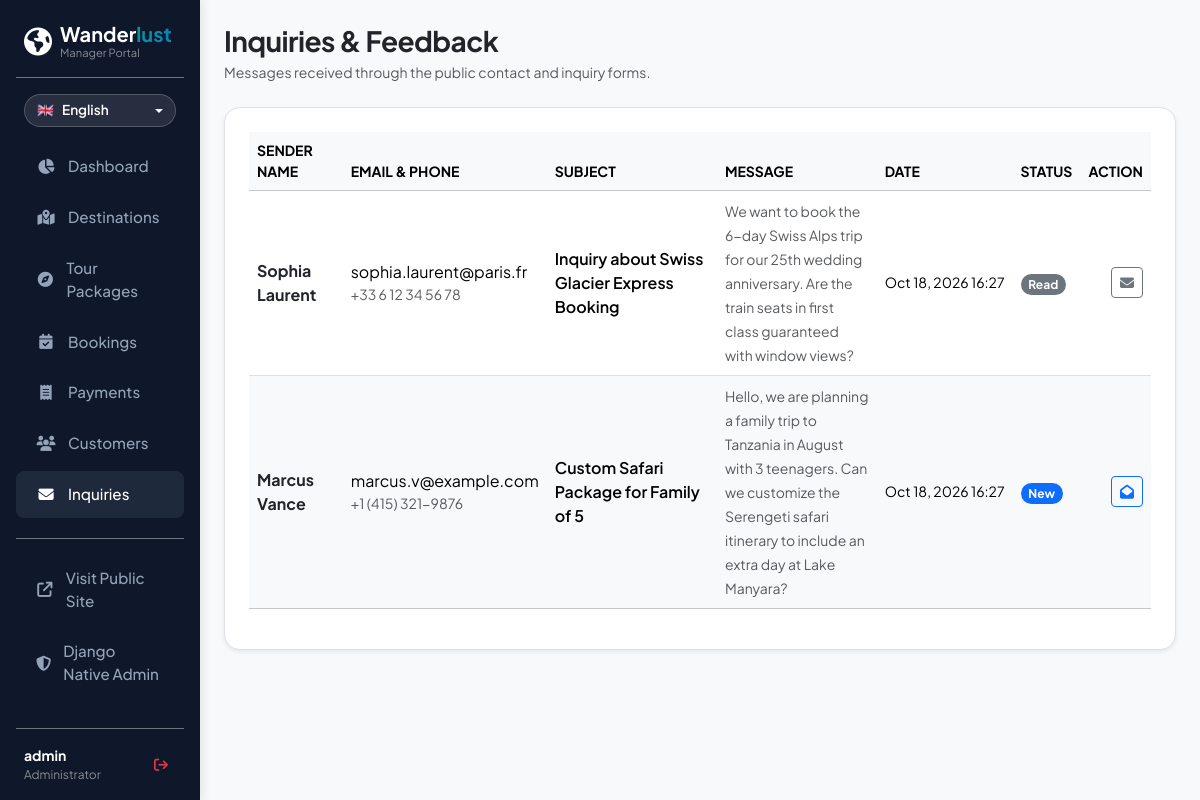
Page /admin-dashboard/messages/ (signed in) on the committed database.
### tourism/models.py (models this page shows, shortened)
class ContactMessage(models.Model):
    name = models.CharField(max_length=150)
    email = models.EmailField()
    phone = models.CharField(max_length=30, blank=True)
    subject = models.CharField(max_length=200)
    message = models.TextField()
    is_read = models.BooleanField(default=False)
    created_at = models.DateTimeField(auto_now_add=True)
    class Meta:
        ordering = ['-created_at']

### tourism/views.py (the view)
# urls.py: path('admin-dashboard/messages/', views.admin_messages, name='admin_messages'),
@user_passes_test(is_admin, login_url='login')
def admin_messages(request):
    contact_messages = ContactMessage.objects.all().order_by('-created_at')
    return render(request, 'admin_panel/messages.html', {'contact_messages': contact_messages})

### tourism/templatetags/lang_tags.py (called while the page is built)
@register.filter(name='t')
def translate_filter(value, lang=None):
    if not value:
        return value
    if lang is None:
        lang = get_language() or 'en'
    val_str = str(value)
    translated = translate_text(val_str, lang=lang)
    if translated != val_str:
        return translated
    django_trans = _gettext(val_str)
    if django_trans != val_str:
        return django_trans
    return val_str

### tourism/translations.py (called while the page is built, shortened)
def translate_text(text, lang=None):
    if lang is None:
        lang = get_language() or 'en'
    lang = lang.lower().split('-')[0]
    return text

### tourism/views.py (called while the page is built)
def is_admin(user):
    return user.is_authenticated and (user.is_staff or user.is_superuser)

### templates/admin_panel/messages.html (shortened to what this page needs)
{% extends 'admin_panel/base_admin.html' %}
{% load static %}
{% block admin_content %}
<div class="d-flex justify-content-between align-items-center mb-4">
  <div>
    <h3 class="fw-bold text-dark mb-1">Inquiries & Feedback</h3>
    <div class="text-muted small">Messages received through the public contact and inquiry forms.</div>
  </div>
</div>
<div class="bg-white rounded-4 border shadow-sm p-4">
  <div class="table-responsive">
    <table class="table table-hover align-middle">
      <thead class="table-light small text-uppercase">
        <tr>
          <th>Sender Name</th>
          <th>Email & Phone</th>
          <th>Subject</th>
          <th>Message</th>
          <th>Date</th>
          <th>Status</th>
          <th class="text-end">Action</th>
        </tr>
      </thead>
      <tbody>
        {% for msg in contact_messages %}
          <tr class="{% if not msg.is_read %}table-light{% endif %}">
            <td>
              <div class="fw-bold text-dark">{{ msg.name }}</div>
            </td>
            <td>
              <div>{{ msg.email }}</div>
              <div class="small text-muted">{{ msg.phone|default:'-' }}</div>
            </td>
            <td>
              <span class="fw-semibold">{{ msg.subject }}</span>
            </td>
            <td style="max-width: 320px;">
              <span class="small text-muted text-break">{{ msg.message }}</span>
            </td>
            <td class="small text-nowrap">{{ msg.created_at|date:"M d, Y H:i" }}</td>
            <td>
              {% if msg.is_read %}
                <span class="badge bg-secondary rounded-pill">Read</span>
              {% else %}
                <span class="badge bg-primary rounded-pill">New</span>
              {% endif %}
            </td>
            <td class="text-end text-nowrap">
              <a href="{% url 'admin_message_toggle_read' msg.pk %}" class="btn btn-sm {% if msg.is_read %}btn-outline-secondary{% else %}btn-outline-primary{% endif %}" title="Toggle Read Status">
                <i class="fa-solid {% if msg.is_read %}fa-envelope{% else %}fa-envelope-open{% endif %}"></i>
              </a>
            </td>
          </tr>
        {% empty %}
          <tr><td colspan="7" class="text-center py-4 text-muted">No messages received yet.</td></tr>
        {% endfor %}
      </tbody>
    </table>
  </div>
</div>
{% endblock %}

### templates/admin_panel/base_admin.html (shortened to what this page needs)
{% load static lang_tags %}
<!DOCTYPE html>
<html lang="{{ CURRENT_LANGUAGE|default:'en' }}" class="{% if IS_KHMER %}lang-km{% endif %}">
<head>
  <link href="https://cdn.jsdelivr.net/npm/bootstrap@5.3.3/dist/css/bootstrap.min.css" rel="stylesheet">
  <link rel="stylesheet" href="https://cdnjs.cloudflare.com/ajax/libs/font-awesome/6.5.2/css/all.min.css">
  <link rel="stylesheet" href="{% static 'css/style.css' %}">
</head>
<body class="bg-light {% if IS_KHMER %}lang-km{% endif %}">
  <div class="container-fluid p-0">
    <div class="row g-0">
      <nav class="col-lg-2 col-md-3 admin-sidebar p-3 d-flex flex-column">
        <div class="d-flex align-items-center gap-2 mb-3 px-2 pt-2 pb-3 border-bottom border-secondary">
          <i class="fa-solid fa-earth-americas text-white fs-3"></i>
          <div>
            <div class="fs-5 fw-bold text-white lh-1">Wander<span class="brand-gradient">lust</span></div>
            <div class="smaller text-white-50" style="font-size: 0.7rem;">{{ "Manager Portal"|t }}</div>
          </div>
        </div>
        <div class="mb-3 px-2">
          <div class="dropdown">
            <button class="lang-switch-btn w-100 justify-content-between dropdown-toggle" type="button" id="adminLangDropdown" data-bs-toggle="dropdown" aria-expanded="false" title="{{ "Language"|t }}">
              <span class="d-flex align-items-center gap-2">
                <span>{{ CURRENT_LANG_FLAG }}</span>
                <span>{{ CURRENT_LANG_NAME }}</span>
              </span>
            </button>
          </div>
        </div>
        <ul class="nav flex-column mb-auto">
          <li class="nav-item">
            <a class="nav-link {% if request.resolver_match.url_name == 'admin_dashboard' %}active{% endif %}" href="{% url 'admin_dashboard' %}">
              <i class="fa-solid fa-chart-pie"></i> {{ "Dashboard"|t }}
            </a>
          </li>
          <li class="nav-item">
            <a class="nav-link {% if 'destinations' in request.path %}active{% endif %}" href="{% url 'admin_destinations' %}">
              <i class="fa-solid fa-map-location-dot"></i> {{ "Destinations"|t }}
            </a>
          </li>
          <li class="nav-item">
            <a class="nav-link {% if 'packages' in request.path %}active{% endif %}" href="{% url 'admin_packages' %}">
              <i class="fa-solid fa-compass"></i> {{ "Tour Packages"|t }}
            </a>
          </li>
          <li class="nav-item">
            <a class="nav-link {% if 'bookings' in request.path %}active{% endif %}" href="{% url 'admin_bookings' %}">
              <i class="fa-solid fa-calendar-check"></i> {{ "Bookings"|t }}
            </a>
          </li>
          <li class="nav-item">
            <a class="nav-link {% if 'payments' in request.path %}active{% endif %}" href="{% url 'admin_payments' %}">
              <i class="fa-solid fa-receipt"></i> {{ "Payments"|t }}
            </a>
          </li>
          <li class="nav-item">
            <a class="nav-link {% if 'customers' in request.path %}active{% endif %}" href="{% url 'admin_customers' %}">
              <i class="fa-solid fa-users"></i> {{ "Customers"|t }}
            </a>
          </li>
          <li class="nav-item">
            <a class="nav-link {% if 'messages' in request.path %}active{% endif %}" href="{% url 'admin_messages' %}">
              <i class="fa-solid fa-envelope"></i> {{ "Inquiries"|t }}
            </a>
          </li>
          <li class="nav-item mt-3 pt-3 border-top border-secondary">
            <a class="nav-link text-white-50" href="{% url 'home' %}" target="_blank">
              <i class="fa-solid fa-arrow-up-right-from-square"></i> {{ "Visit Public Site"|t }}
            </a>
          </li>
          <li class="nav-item">
            <a class="nav-link text-white-50" href="/admin/" target="_blank">
              <i class="fa-solid fa-shield-halved"></i> {{ "Django Native Admin"|t }}
            </a>
          </li>
        </ul>
        <div class="pt-3 border-top border-secondary mt-3 px-2">
          <div class="d-flex align-items-center justify-content-between">
            <div class="small text-white">
              <div class="fw-bold">{{ user.username }}</div>
              <div class="smaller text-white-50" style="font-size: 0.75rem;">{{ "Administrator"|t }}</div>
            </div>
            <a href="{% url 'logout' %}" class="btn btn-sm btn-outline-danger border-0 rounded-circle" title="{{ "Sign Out"|t }}">
              <i class="fa-solid fa-arrow-right-from-bracket"></i>
            </a>
          </div>
        </div>
      </nav>
      <main class="col-lg-10 col-md-9 px-4 py-4" style="min-height: 100vh;">
        {% block admin_content %}{% endblock %}
      </main>
    </div>
  </div>
</body>
</html>

### static/css/style.css (style rules this page uses)
:root { --primary: #0d9488; --primary-dark: #0f766e; --primary-light: #ccfbf1; --primary-gradient: linear-gradient(135deg, #0d9488 0%, #0284c7 100%); --secondary: #f59e0b; --secondary-hover: #d97706; --dark: #0f172a; --dark-surface: #1e293b; --muted: #64748b; --light-bg: #f8fafc; --border-color: #e2e8f0; --card-shadow: 0 10px 25px -5px rgba(15, 23, 42, 0.06), 0 8px 10px -6px rgba(15, 23, 42, 0.04); --card-hover-shadow: 0 20px 30px -10px rgba(15, 23, 42, 0.12), 0 10px 15px -5px rgba(15, 23, 42, 0.06); --radius-lg: 1rem; --radius-xl: 1.5rem; }
body { font-family: 'Plus Jakarta Sans', sans-serif; color: #334155; background-color: var(--light-bg); overflow-x: hidden; }
h1, h2, h3, h4, .font-heading { font-family: 'Plus Jakarta Sans', sans-serif; font-weight: 700; color: var(--dark); letter-spacing: -0.02em; }
.brand-gradient { background: var(--primary-gradient); -webkit-background-clip: text; -webkit-text-fill-color: transparent; }
.nav-link { font-weight: 600; font-size: 0.95rem; color: #475569 !important; padding: 0.5rem 1rem !important; border-radius: 0.5rem; transition: all 0.2s ease; }
.nav-link:hover, .nav-link.active { color: var(--primary) !important; background: var(--primary-light); }
.admin-sidebar { min-height: 100vh; background: #0f172a; color: #94a3b8; box-shadow: 2px 0 10px rgba(0, 0, 0, 0.1); }
.admin-sidebar .nav-link { color: #94a3b8 !important; font-weight: 500; padding: 0.75rem 1.25rem !important; margin-bottom: 0.25rem; border-radius: 0.5rem; display: flex; align-items: center; gap: 0.75rem; }
.admin-sidebar .nav-link:hover, .admin-sidebar .nav-link.active { color: #ffffff !important; background: #1e293b; }
.admin-sidebar .nav-link i { width: 20px; text-align: center; }
.lang-switch-btn { background: rgba(241, 245, 249, 0.85); border: 1px solid var(--border-color); font-size: 0.85rem; font-weight: 600; padding: 0.35rem 0.75rem; border-radius: 9999px; color: #334155; transition: all 0.2s ease; display: inline-flex; align-items: center; gap: 0.4rem; }
.admin-sidebar .lang-switch-btn { background: rgba(255, 255, 255, 0.1); border-color: rgba(255, 255, 255, 0.2); color: #ffffff; }

### rows in the picture
ContactMessage: name "Sophia Laurent", email "sophia.laurent@paris.fr", phone "+33 6 12 34 56 78", subject "Inquiry about Swiss Glacier Express Booking", message "We want to book the 6-day Swiss Alps trip for our 25th wedding anniversary. Are the train seats in first class guaranteed with window views?", created_at "Oct 18, 2026 16:27", is_read "Read"
ContactMessage: name "Marcus Vance", email "marcus.v@example.com", phone "+1 (415) 321-9876", subject "Custom Safari Package for Family of 5", message "Hello, we are planning a family trip to Tanzania in August with 3 teenagers. Can we customize the Serengeti safari itinerary to include an extra day at Lake Manyara?", created_at "Oct 18, 2026 16:27", is_read "New"

### other values in the picture
{{ "Manager Portal"|t }} "Manager Portal"
{{ CURRENT_LANG_FLAG }} "🇬🇧"
{{ CURRENT_LANG_NAME }} "English"
{{ "Dashboard"|t }} "Dashboard"
{{ "Destinations"|t }} "Destinations"
{{ "Tour Packages"|t }} "Tour Packages"
{{ "Bookings"|t }} "Bookings"
{{ "Payments"|t }} "Payments"
{{ "Customers"|t }} "Customers"
{{ "Inquiries"|t }} "Inquiries"
{{ "Visit Public Site"|t }} "Visit Public Site"
{{ "Django Native Admin"|t }} "Django Native Admin"
{{ user.username }} "admin"
{{ "Administrator"|t }} "Administrator"
